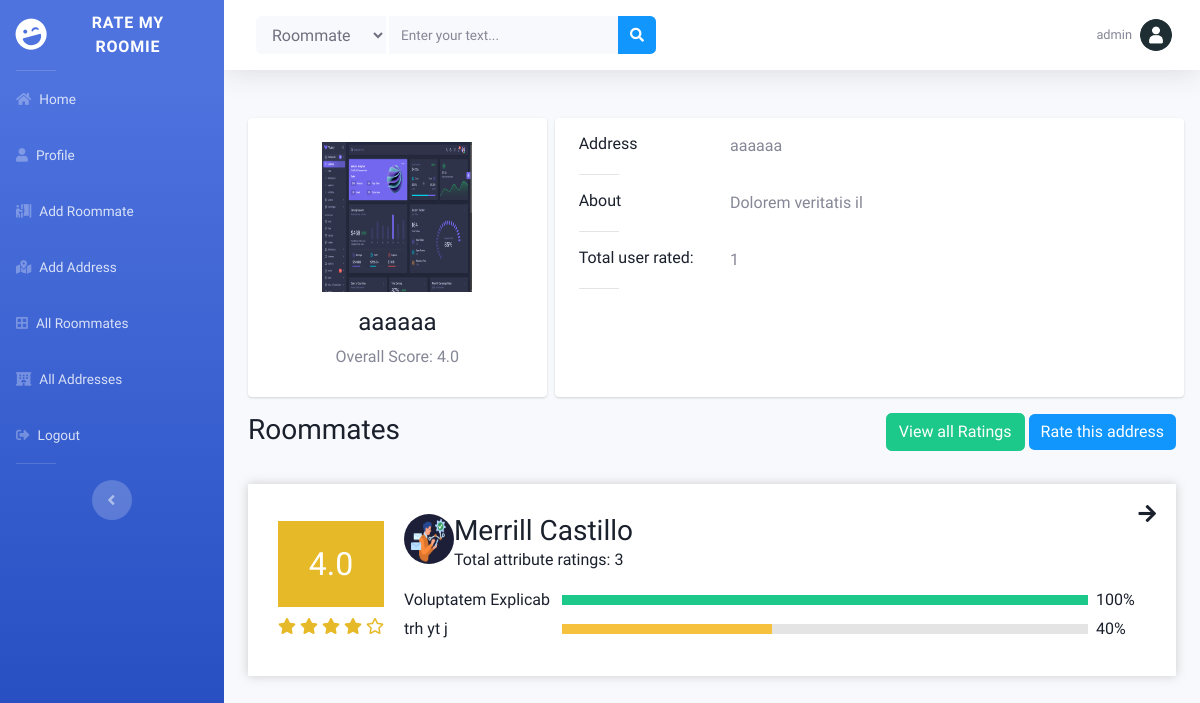
Page /address-roommates/1/ (signed in) on the committed database.
### main/models.py (models this page shows, shortened)
class Address(models.Model):
    address = models.CharField(max_length=100)
    photo = models.ImageField(upload_to='images/', blank=True, null=True)
    about = models.TextField(blank=True, null=True)
    created_at = models.DateTimeField(auto_now_add=True)
    updated_at = models.DateTimeField(auto_now=True)
    def get_average_rating(self):
        ratings = AddressRating.objects.filter(address=self)
        if ratings:
            total = 0
            for rating in ratings:
                total += rating.rating
            return float("{:.1f}".format(total / len(ratings)))
        else:
            return 0
    def get_total_user_rated(self):
        ratings = AddressRating.objects.filter(address=self)
        users = []
        for rating in ratings:
            if rating.user not in users:
                users.append(rating.user)
        return len(users)

class AddressRating(models.Model):
    user = models.ForeignKey(User, on_delete=models.CASCADE)
    address = models.ForeignKey(Address, on_delete=models.CASCADE)
    attribute = models.CharField(max_length=100)
    rating = models.IntegerField()
    text = models.TextField(blank=True, null=True)
    is_default = models.BooleanField(default=False)
    created_at = models.DateTimeField(auto_now_add=True)
    updated_at = models.DateTimeField(auto_now=True)

class Roommate(models.Model):
    name = models.CharField(max_length=100)
    address = models.ForeignKey('Address', on_delete=models.SET_NULL, blank=True, null=True)
    email = models.CharField(max_length=100, blank=True, null=True)
    photo = models.ImageField(upload_to='images/', blank=True, null=True)
    about = models.TextField(blank=True, null=True)
    social_media_link = models.CharField(max_length=500, blank=True, null=True)
    created_by = models.ForeignKey(User, on_delete=models.SET_NULL, null=True)
    created_at = models.DateTimeField(auto_now_add=True)
    updated_at = models.DateTimeField(auto_now=True)
    def get_total_rating(self):
        ratings = RoommateRating.objects.filter(roommate=self)
        return len(ratings)
    def get_average_rating(self):
        ratings = RoommateRating.objects.filter(roommate=self)
        if ratings:
            total = 0
            for rating in ratings:
                total += rating.rating
            return float("{:.1f}".format(total / len(ratings)))
        else:
            return 0
    def get_star(self):
        average_rating = self.get_average_rating()
        stars = []
        for i in range(1, 6):
            if i <= average_rating:
                stars.append('fas fa-star')
            elif i - average_rating < 1:
                stars.append('fas fa-star-half-alt')
            else:
                stars.append('far fa-star')
        return stars
    def get_top_two_ratings(self):
        ratings = RoommateRating.objects.filter(roommate=self).order_by('-rating')
        if len(ratings) < 2:
            return ratings
        top_two = []
        top_two.append(ratings[0])
        top_two.append(ratings[len(ratings)-1])
        return top_two

class RoommateRating(models.Model):
    user = models.ForeignKey(User, on_delete=models.CASCADE)
    roommate = models.ForeignKey(Roommate, on_delete=models.CASCADE)
    attribute = models.CharField(max_length=100)
    rating = models.IntegerField()
    text = models.TextField(blank=True, null=True)
    is_default = models.BooleanField(default=False)
    created_at = models.DateTimeField(auto_now_add=True)
    updated_at = models.DateTimeField(auto_now=True)
    def get_percentage(self):
        ratings = RoommateRating.objects.filter(roommate=self.roommate, attribute=self.attribute)
        total = 0
        for rating in ratings:
            total += rating.rating
        return int((total / (len(ratings)*5)) * 100)

### main/views.py (the view)
# urls.py: path('address-roommates/<int:address_id>/', views.address_roommates, name='address_roommates'),
def address_roommates(request, address_id):
    address = Address.objects.get(id=address_id)
    roommates = Roommate.objects.filter(address=address)
    default_attributes = AddressRating.objects.filter(is_default=True)
    context = {
        'address': address,
        'roommates': roommates,
        'default_attributes': default_attributes,
    }
    return render(request, 'main/address_roommates.html', context)

### templates/main/address_roommates.html (shortened to what this page needs)
{% extends "includes/base.html" %}
{% load static %}
{% block body %}
<link rel="stylesheet" href="{% static 'css/roommatedetails.css' %}">
<link rel="stylesheet" href="{% static 'css/search.css' %}">
<link rel="stylesheet" href="{% static 'css/addroommate.css' %}">
<div class="container my-5">
    <div class="row gutters-sm">
        <div class="col-md-4 mb-3">
            <div class="card">
                <div class="card-body">
                    <div class="d-flex flex-column align-items-center text-center py-2">
                        <img src="{% if address.photo %}{{ address.photo.url }}{% else %}{% static 'images/place.png' %}{% endif %}"
                            alt="img"
                             width="150" height="150">
                        <div class="mt-3">
                            <h4>
                                {{ address.address }}
                            </h4>
                            <p class="text-secondary mb-1">Overall Score:
                                {{address.get_average_rating}}
                            </p>
                        </div>
                    </div>
                </div>
            </div>
        </div>
        <div class="col-md-8 card mb-3">
            <div>
                <div class="card-body">
                    <div class="row">
                        <div class="col-sm-3">
                            <h6 class="mb-0">Address</h6>
                        </div>
                        <div class="col-sm-9 mb-0 text-secondary">
                            {{ address.address }}
                        </div>
                    </div>
                    <hr>
                    <div class="row">
                        <div class="col-sm-3">
                            <h6 class="mb-0">About</h6>
                        </div>
                        <div class="col-sm-9 mb-0 text-secondary">
                            {{ address.about }}
                        </div>
                    </div>
                    <hr>
                    <div class="row">
                        <div class="col-sm-3">
                            <h6 class="mb-0">Total user rated:</h6>
                        </div>
                        <div class="col-sm-9 mb-0 text-secondary">
                            {{ address.get_total_user_rated }}
                        </div>
                    </div>
                    <hr>
                </div>
            </div>
        </div>
    </div>
    <div class="d-flex justify-content-between">
        <h3>Roommates</h3>
        <div>
            <a href="{% url "main:address" address.id %}" class="btn btn-success">View all Ratings</a>
            <button onclick="rateThis()" class="btn btn-primary">Rate this address</button>
        </div>
    </div>
    {% for roommate in roommates %}
        <a href="{% url 'main:roommate' roommate.id %}" style="text-decoration: none; color: inherit">
            <div class="search-main-div2">
                <i class="fas fa-arrow-right"></i>
                <div class="search-main-div">
                    <div class="div1">
                        <h2 class="p-4 div1-text fw-bold text-center">
                            {{roommate.get_average_rating}}
                        </h2>
                        {% for star in roommate.get_star %}
                            <i class="{{star}}" style="color: rgb(230, 185, 41);"></i>
                        {% endfor %}
                    </div>
                    <div class="div2">
                        <div class="d-flex">
                            <img src="{% if roommate.photo %}{{ roommate.photo.url }}{% else %}{% static 'images/user.png' %}{% endif %}"
                                alt="img"
                                class="rounded-circle" width="50" height="50">
                            <div class="ms-3">
                                <h3 class="mb-0 ms-1">
                                    {{roommate.name}}
                                </h3>
                                <div class="mb-3 ms-1">Total attribute ratings: {{roommate.get_total_rating}}</div>
                            </div>
                        </div>
                        {% for r in roommate.get_top_two_ratings %}
                        <div class="div2-maindiv">
                            <p class="fw-bold mb-0" style="width: 150px">
                                {{r.attribute}}
                            </p>
                            <div class="emtydiv">
                                <p class=" mb-0 h-100
                                {% if r.get_percentage < 30 %}
                                    bg-danger
                                {% elif r.get_percentage < 70 %}
                                    bg-warning
                                {% else %}
                                    bg-success
                                {% endif %}
                                " style="width:{{r.get_percentage}}%"></p>
                            </div>
                            <p class="fw-bold mb-0" style="width: 50px">
                                {{r.get_percentage}}%
                            </p>
                        </div>
                        {% endfor %}
                    </div>
                </div>
            </div>
        </a>
    {% endfor %}
</div>
{% endblock %}

### templates/includes/base.html (shortened to what this page needs)
{% load static %}
<!DOCTYPE html>
<html lang="en">
<head>
    <link href="https://cdnjs.cloudflare.com/ajax/libs/font-awesome/5.13.0/css/all.min.css" rel="stylesheet">
    <link rel="stylesheet" href="{% static "css/sb-admin-2.min.css" %}">
    <link rel="stylesheet" href="{% static "css/index.css" %}">
</head>
<body id="page-top">
    <div id="wrapper">
        <ul class="navbar-nav bg-gradient-primary sidebar sidebar-dark accordion" id="accordionSidebar">
            <a class="sidebar-brand d-flex align-items-center justify-content-center" href="{% url "main:home" %}">
                <div class="sidebar-brand-icon rotate-n-15">
                    <i class="fas fa-laugh-wink"></i>
                </div>
                <div class="sidebar-brand-text mx-3">Rate My Roomie</div>
            </a>
            <hr class="sidebar-divider my-0">
            <li class="nav-item">
                <a class="nav-link" href="{% url "main:home" %}">
                    <i class="fas fa-home"></i>
                    <span>Home</span></a>
            </li>
            <li class="nav-item">
                <a class="nav-link" href="{% url "account:profile" %}">
                    <i class="fas fa-user"></i>
                    <span>Profile</span>
                </a>
            </li>
            <li class="nav-item">
                <a class="nav-link" href="{% url "main:add_roommate" %}">
                    <i class="fas fa-person-booth"></i>
                    <span>Add Roommate</span>
                </a>
            </li>
            <li class="nav-item">
                <a class="nav-link" href="{% url "main:add_address" %}">
                    <i class="fas fa-map-marked-alt pe-2"></i>
                    <span>Add Address</span>
                </a>
            </li>
            <li class="nav-item">
                <a class="nav-link" href="{% url "main:all_roommates" %}">
                    <i class="fas fa-border-all"></i>
                    <span>All Roommates</span>
                </a>
            </li>
            <li class="nav-item">
                <a class="nav-link" href="{% url "main:all_addresses" %}">
                    <i class="fas fa-hotel"></i>
                    <span>All Addresses</span>
                </a>
            </li>
            <li class="nav-item">
                <a class="nav-link" href="{% url "account:logout" %}">
                    <i class="fas fa-sign-out-alt"></i>
                    <span>Logout</span>
                </a>
            </li>
            <hr class="sidebar-divider d-none d-md-block">
            <div class="text-center d-none d-md-inline">
                <button class="rounded-circle border-0" id="sidebarToggle"></button>
            </div>
        </ul>
        <div id="content-wrapper" class="d-flex flex-column">
            <div id="content">
                <nav class="navbar navbar-expand navbar-light bg-white topbar static-top shadow">
                    <form action="{% url "main:search_roommate" %}" method="GET"
                        class="nav-search-form d-none d-sm-inline-block form-inline mr-auto ml-md-3 my-2 my-md-0 mw-100 navbar-search">
                        <div class="input-group">
                            <select name="" class="select-style form-control bg-light border-0 small mr-1" style="min-width: 130px">
                                <option value="Roommate">Roommate</option>
                            </select>
                            <input type="text" class="form-control bg-light border-0 small" placeholder="Enter your text..."
                                aria-label="Search" aria-describedby="basic-addon2" name="q">
                            <div class="input-group-append">
                                <button class="btn btn-primary" type="submit">
                                    <i class="fas fa-search fa-sm"></i>
                                </button>
                            </div>
                        </div>
                    </form>
                    <ul class="navbar-nav ml-auto">
                        {% if user.is_authenticated %}
                        <li class="nav-item dropdown no-arrow">
                            <a class="nav-link dropdown-toggle" href="#" id="userDropdown" role="button"
                                data-toggle="dropdown" aria-haspopup="true" aria-expanded="false">
                                <span class="mr-2 d-none d-lg-inline text-gray-600 small">
                                    {{ user.username }}
                                </span>
                                {% if user_profile.profile_picture %}
                                    <img class="img-profile rounded-circle"
                                        src="{{ user_profile.profile_picture.url }}">
                                {% else %}
                                    <img class="img-profile rounded-circle"
                                        src="{% static "images/user.png" %}">
                                {% endif %}
                            </a>
                        </li>
                        {% else %}
                        <li class="nav-item mr-3">
                            <a class="btn btn-primary" href="{% url "account:login" %}" class="nav-link">Login</a>
                        </li>
                        {% endif %}
                    </ul>
                </nav>
                <div class="">
                    {% block body %}{% endblock %}
                </div>
            </div>
        </div>
    </div>
</body>
</html>

### rows in the picture
Address: photo (picture), address "aaaaaa", get_average_rating "4.0", about "Dolorem veritatis il", get_total_user_rated "1"
Roommate: get_average_rating "4.0", photo (picture), name "Merrill Castillo", get_total_rating "3"
RoommateRating: attribute "Voluptatem Explicab", get_percentage "100"
RoommateRating: attribute "trh yt j", get_percentage "40"

### other values in the picture
{{ user.username }} "admin"
